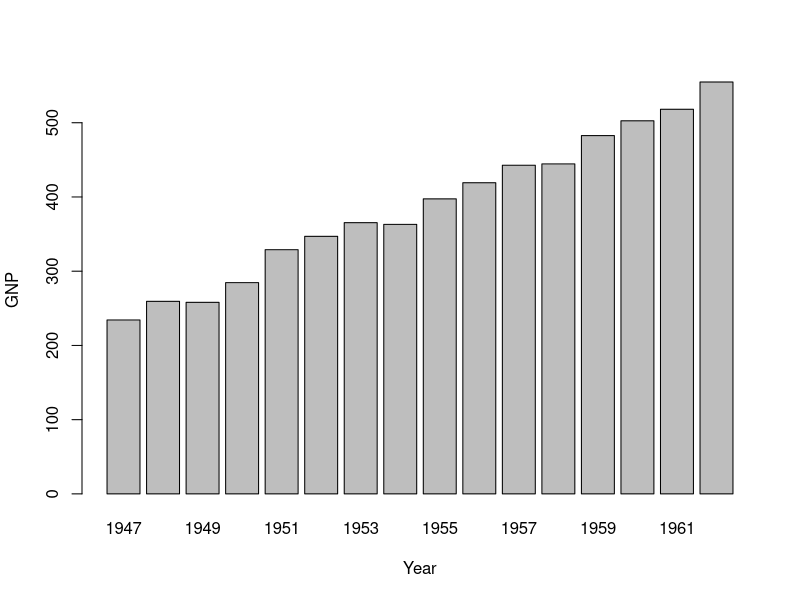
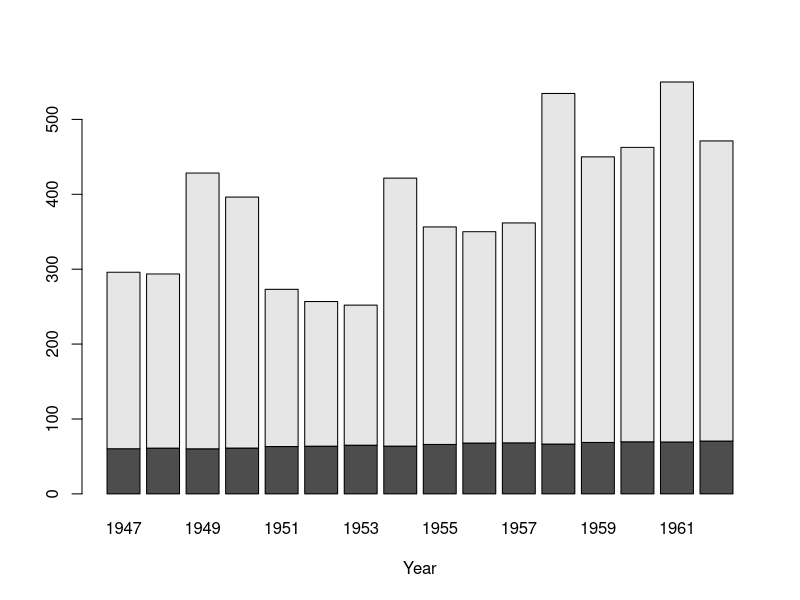
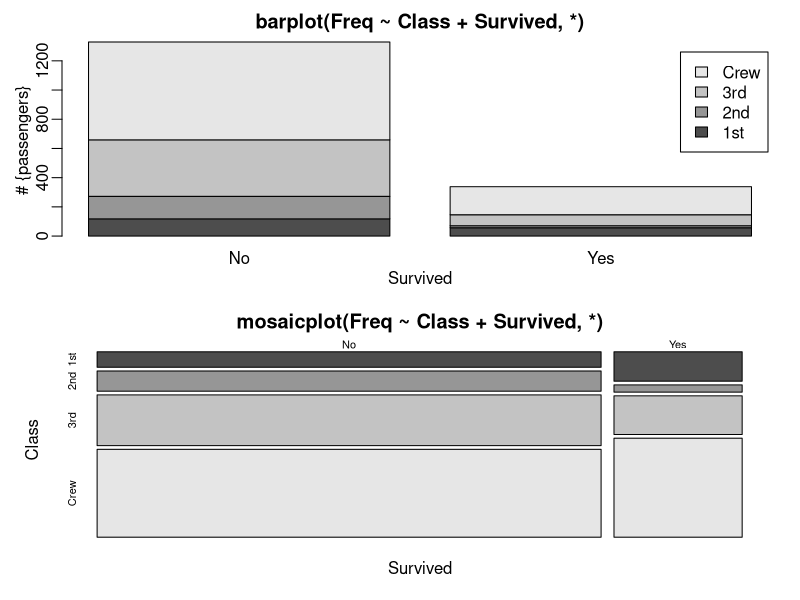
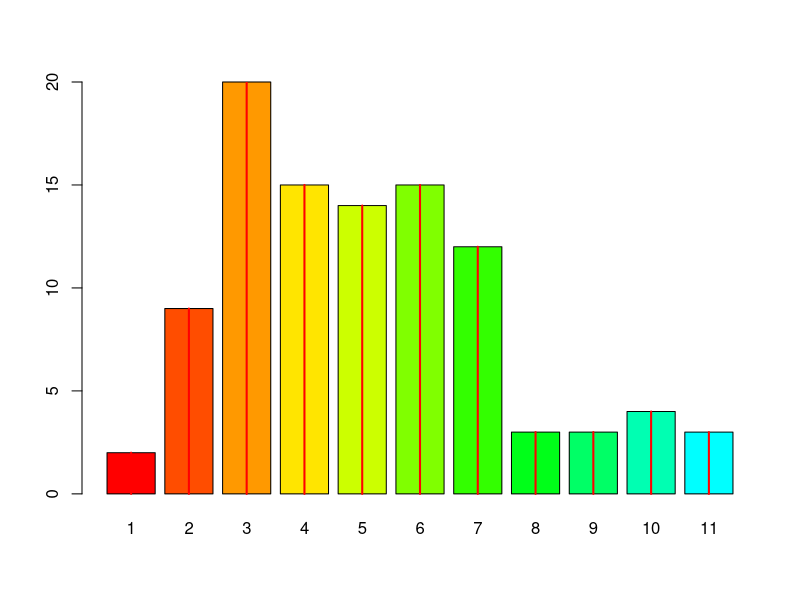
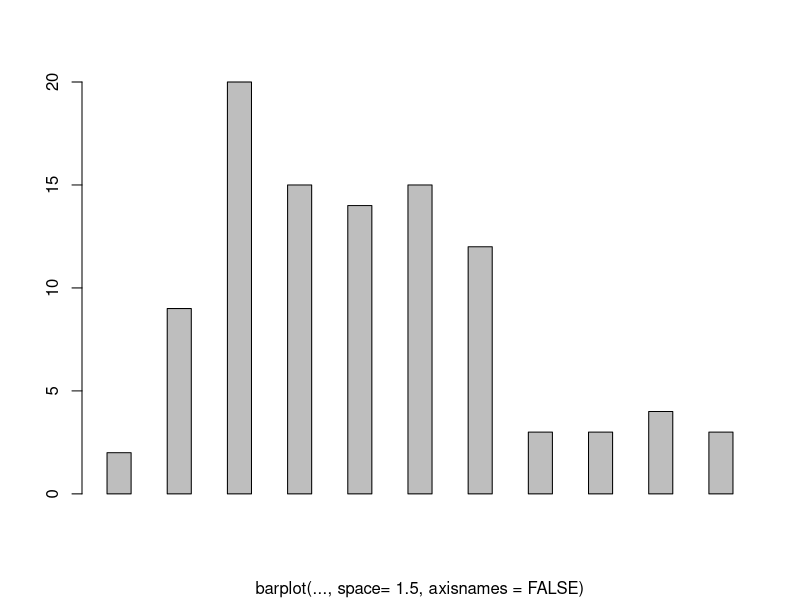
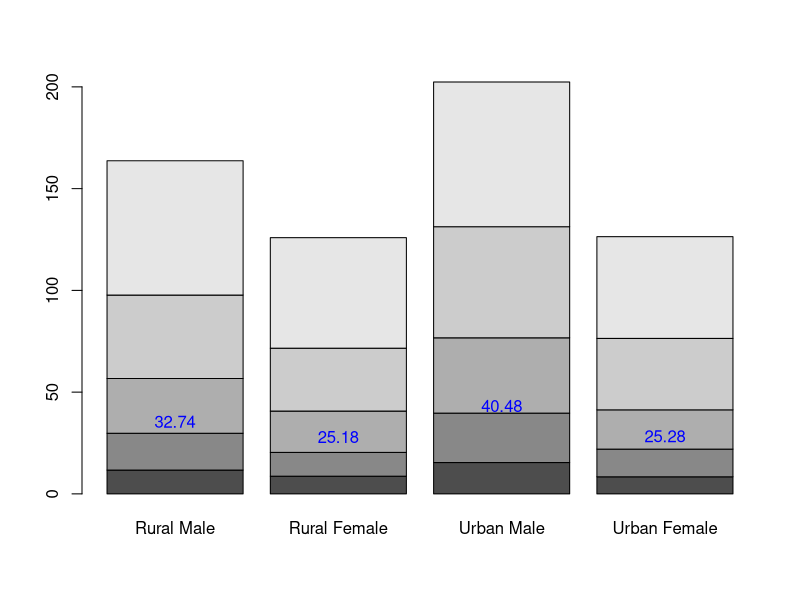
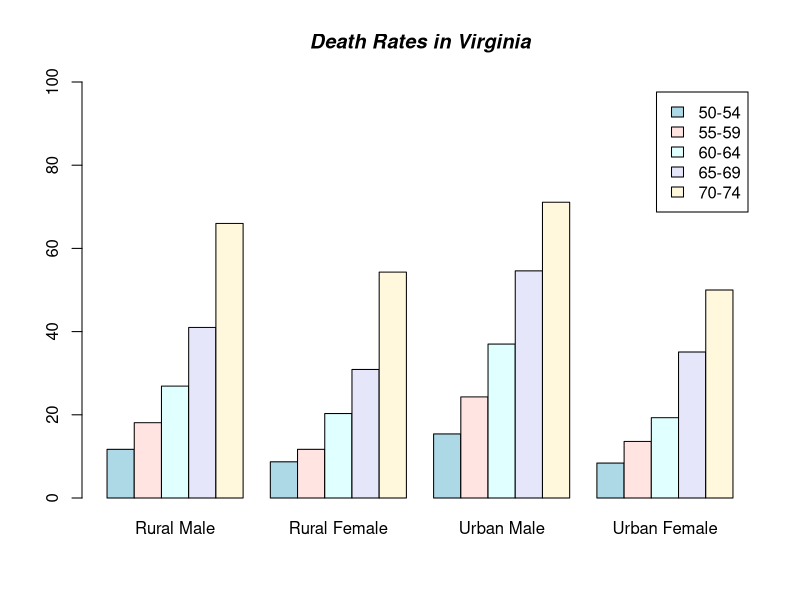
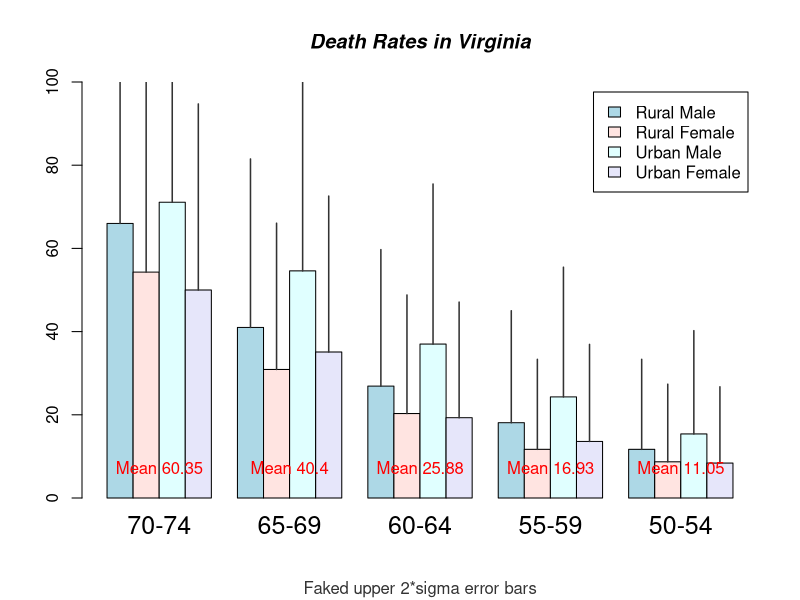

Recreate these plots in R, in order.
# examples of types of plots we can make in R

# barplots
example(barplot)

# stem and leaf plots
library(MASS)
head(geyser)
stem(geyser$waiting)

# we can change the default length of the lines and the number of lines
stem(geyser$waiting, scale=0.5, width=100)
range(geyser$waiting)

# histograms
hist(geyser$waiting)

# scatterplot
# the variable for the x axis, the variable for the y axis
plot(airquality$Ozone, airquality$Wind)

# the Wind will again be on the y axis, Ozone on the x axis
plot(airquality$Wind ~ airquality$Ozone)
# think: how does Wind depend on Ozone?

# scatterplot matrices
pairs(iris[1:4])
# more comprehensive example of this in the pairs examples:
# first look at this:
unclass(iris$Species)
pairs(iris[1:4], main="Anderson's Iris Data -- 3 species", pch=21,
      bg=c("red","green3","blue")[unclass(iris$Species)])

pairs( mtcars[c(1,4,6)])
pairs( mtcars[c("mpg", "hp", "wt")])   # same effect as the line above

# boxplot
example(boxplot)

# how to save the output of your plotting into a pdf file:
# for example:

pdf(file="bigexample.pdf")
pairs(iris[1:4])
hist(geyser$waiting)
plot(airquality$Ozone, airquality$Wind)
dev.off()   # this turns off the plotting to the pdf file, and closes the pdf file.


